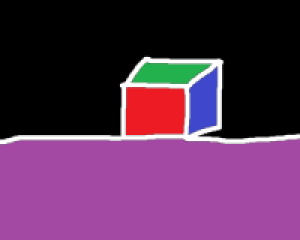
//> input picture stage 3/2.png, 300 x 240 px
$ ./main 2.png   (built with g++ and OpenCV 4)
//> lines starting //> are read from the running program, lines starting //| are printed output that depends on the picture; after the words box and inside, x2 and y2 are one past the last pixel; in counts of white or black regions, pixels touching at a corner belong together
#include <iostream>
#include <exception>
#include <vector>
#include <sstream>
#include <cmath>
#include <limits>
#include <opencv2/opencv.hpp>
#include <opencv2/imgproc.hpp>

using namespace std;
using namespace cv;

using uint = unsigned int;
using uchar = unsigned char;
const string TITLE = "TEST";


void getImage(Mat& in, const char* s) {
//> called with s = "2.png"
	in = imread(s, 1);
//> in is the input picture: 240 rows x 300 cols, CV_8UC3; mean B, G, R 86.1, 47.4, 89.8
	if (!in.data) {
		throw runtime_error("No input file");
	}
}


void display(const Mat& image) {
	//namedWindow("Display Image", WINDOW_AUTOSIZE );
	imshow(TITLE, image);
	// If Escape is hit, close
	while (true) {
		int k = waitKey(10);
		if (k == 27) break;
	}
}


// Returns regions that were divided by edges
void getRegions(Mat& in, vector<Mat>& contours) {
	vector<Mat> ret;
	// [8 lines of commented-out code are left out]
	vector<Vec4i> hier;
	threshold(in, in, 125, 255, THRESH_BINARY_INV);
	findContours(in, contours, hier, RETR_TREE, CHAIN_APPROX_NONE);

	//display found regions
	for (uint iter = 0; iter < contours.size(); iter++) {
		Mat dst = Mat::zeros(in.rows, in.cols, CV_8UC3);
		drawContours(dst, contours, iter, Scalar(0, 0, 255), FILLED);
		display(dst);

	}

}

//calculates average colour within a contour by creating a mask for each region
//then adds colours to a list
// [49 lines left out: functions getAvergeColour, findCenters, not called in this run]

int main(int argc, char** argv) {
	if (argc != 2) {
		cout << "usage: <prog> <image>" << endl;
		return -1;
	}
	Mat img, greyImg;
	vector<Mat> contours;
	vector<Scalar> averageColours;
	vector<Point> points;

	getImage(img, argv[1]);
	cvtColor(img, greyImg, COLOR_BGR2GRAY, 1);
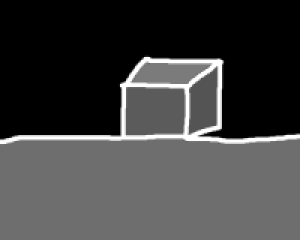
//> greyImg: 240 rows x 300 cols, CV_8UC1; min 0, max 255, mean 64.4
	getRegions(greyImg, contours);
//> in getRegions, `threshold(in, in, 125, 255, THRESH_BINARY_INV);`:
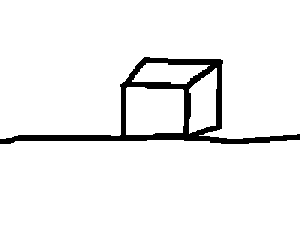
//> in: 240 rows x 300 cols, CV_8UC1; 94.5% white; 1 black region, box (x1, y1, x2, y2) and area: (0, 57, 300, 144) 3966

	getAvergeColour(img, contours, averageColours);

	findCenters(greyImg, contours, averageColours, points);


	return 0;
}
